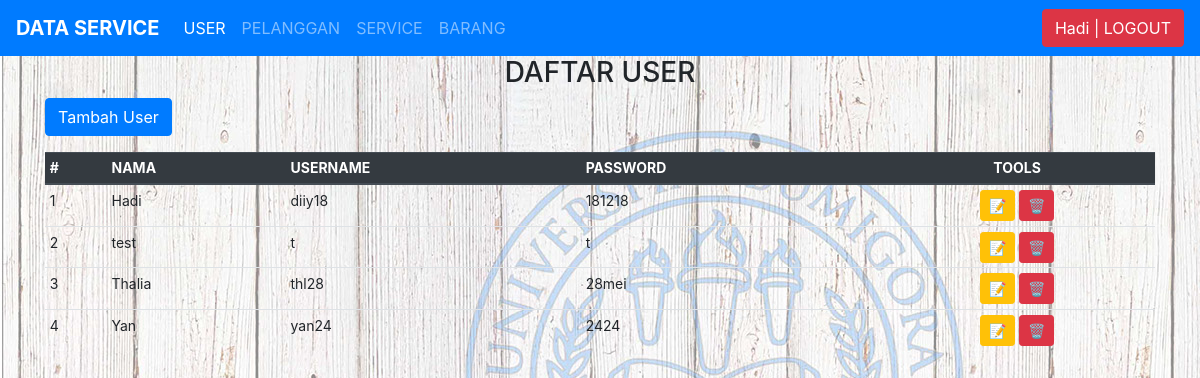
Page /user.php (signed in) on the committed database.
### tables this page shows
CREATE TABLE `tbl_user` (
  `username` varchar(255) NOT NULL,
  `nama` varchar(255) DEFAULT NULL,
  `password` varchar(255) DEFAULT NULL
);

### user.php (the view, shortened to what this page needs)
<?php
if (!$_SESSION ['user_login']) {
  echo "<script> alert('Silahkan Login Dahulu!')
  document.location = 'index.php'
  </script>";
}else{
  ?>
<!DOCTYPE html>
<html lang="en">
<head>
  <link rel="stylesheet" href="css/bootstrap.css">
  <link rel="stylesheet" href="css/bootstrap.min.css">
</head>
<body background="gambar/8.jpg">
  <nav class="navbar navbar-expand-lg navbar-dark bg-primary">
    <a class="navbar-brand font-weight-bold" href="home.html">DATA SERVICE</a>
    <div class="collapse navbar-collapse" id="navbarSupportedContent">
      <ul class="navbar-nav mr-auto navbar-right">
        <li class="nav-item active ">
          <a class="nav-link" href="user.php">USER</a>
        </li>
        <li class="nav-item">
          <a class="nav-link" href="daftar_pelanggan.php">PELANGGAN</a>
        </li>
        <li class="nav-item">
          <a class="nav-link" href="daftar_service.php">SERVICE</a>
        </li>
        <li class="nav-item">
          <a class="nav-link" href="barang.php">BARANG</a>
        </li>
      </ul>
      <ul class="nav navbar-nav navbar-right">
        <a href="Logout.php" type="button" class="btn btn-danger" onclick="return confirm('CONFIRM LOGOUT')"><?php echo $_SESSION['nama'] ?> | LOGOUT</a>
      </ul>
  </div>
</nav>
<div class="container">
  <h3 style="text-align: center;">DAFTAR USER</h3>
  <div class="table-responsive">
    <div class="input-group mb-3">
      <a href="#" style="float: right;" class="btn btn-primary" data-toggle="modal" data-target="#myModal">Tambah User</a>
    </div>
    <table class="table table-sm table-hover" style="font-size: 14px">
      <thead class="thead-dark">
        <tr>
          <th scope="col">#</th>
          <th scope="col">NAMA</th>
          <th scope="col">USERNAME</th>
          <th scope="col">PASSWORD</th>
          <th scope="col" style="text-align: center;">TOOLS</th>
        </tr>
      </thead>
      <tbody>
        <?php
        include "koneksi.php";
        $tampil = "SELECT * FROM tbl_user";
        $user = mysqli_query ($conn, $tampil);
        $no = 1;
        foreach($user as $pengguna){
          ?>
          <tr>
            <td><?php echo $no ?></td>
            <td><?php echo $pengguna['nama'];?></td>
            <td><?php echo $pengguna['username'];?></td>
            <td><?php echo $pengguna['password'];?></td>
            <td align="center">
              <a href="proses_ubah_user.php?usr=<?php echo $pengguna['username'];?>" type="button" class="btn btn-warning btn-sm"  data-toggle="modal" data-target="#modaledit<?php echo $pengguna['username'];?>">📝</a>
              <a href = "hapus_user.php?usr=<?php echo $pengguna['username'];?>" type="button" onclick="return confirm('Are You Sure to Delete ?');" class="btn btn-danger btn-sm">🗑️</a>
            </div>
          </td>
        </tr>
        <?php
        $no++;
      }
      ?>
</body>
</html>
<?php
}
?>

### rows in the picture
tbl_user: nama "Hadi", username "diiy18", password "181218"
tbl_user: nama "test", username "t", password "t"
tbl_user: nama "Thalia", username "thl28", password "28mei"
tbl_user: nama "Yan", username "yan24", password "2424"

### other values in the picture
$_SESSION['nama'] "Hadi"
